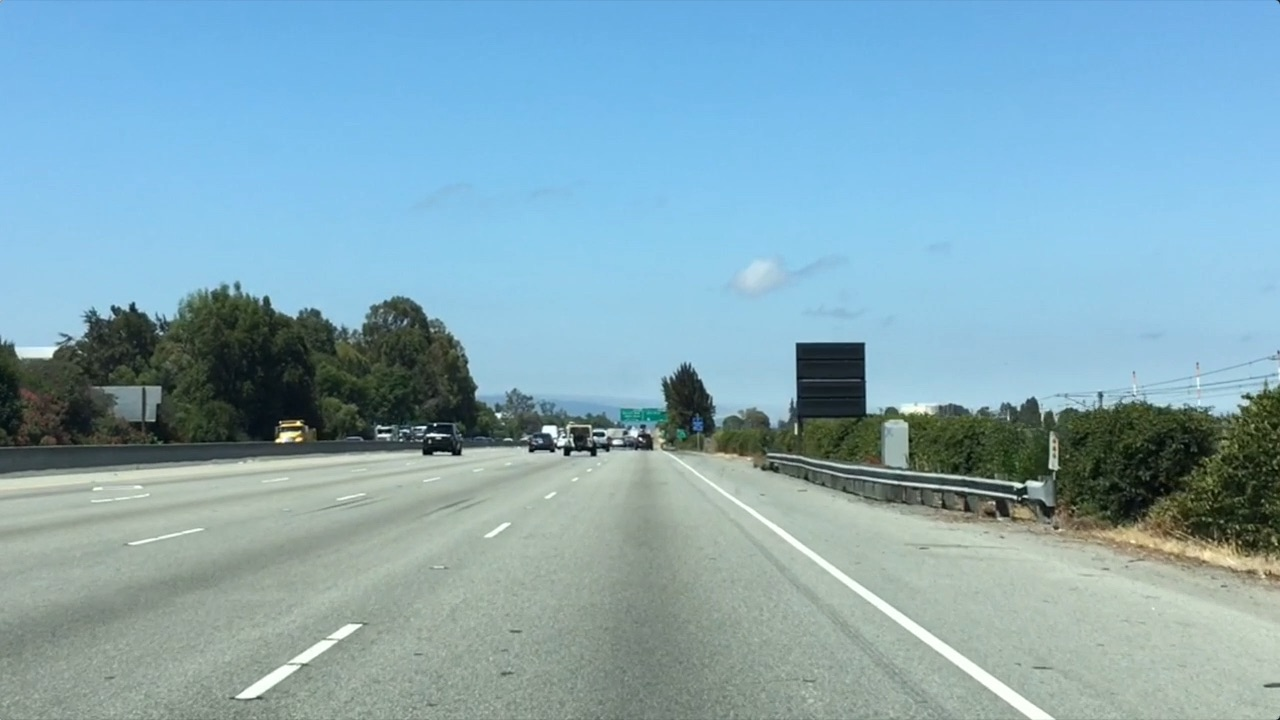
#> input picture lesson1/data/test.jpg, 1280 x 720 px
$ python region_masking.py
#> lines starting #> are read from the running program, lines starting #| are printed output that depends on the picture; after the words box and inside, x2 and y2 are one past the last pixel; in counts of white or black regions, pixels touching at a corner belong together
'''Small Python script created during Udacity SDC-NN lesson 1 lectures/labs'''


import matplotlib.pyplot as plt
import matplotlib.image as mpimg
import numpy as np


res_dir = 'res/'
data_dir = 'data/'
img_name = 'test.jpg'
image = mpimg.imread(data_dir + img_name)
#> image is the input picture: shape (720, 1280, 3); mean R, G, B 132, 168.5, 182.1
print('This image is: ', type(image), 'with dimesions:', image.shape)
#| This image is:  <class 'numpy.ndarray'> with dimesions: (720, 1280, 3)

# Pull out the x and y sizes and make a copy of the image
ysize = image.shape[0]
#> ysize = 720
xsize = image.shape[1]
#> xsize = 1280
region_select = np.copy(image)


# Define a triangle region of interest
# Keep in mind the origin (x=0, y=0) is in the upper left in image processing
# Note: if you run this code, you'll find these are not sensible values!!
# But you'll get a chance to play with them soon in a quiz
left_bottom = [xsize/6.5, ysize]
#> left_bottom = [196.9, 720]
right_bottom = [xsize - xsize/6.5, ysize]
#> right_bottom = [1083.1, 720]
apex = [xsize/2, ysize/1.8]
#> apex = [640, 400]


# Fit lines (y=Ax+B) to identify the  3 sided region of interest
# np.polyfit() returns the coefficients [A, B] of the fit
fit_left = np.polyfit((left_bottom[0], apex[0]), (left_bottom[1], apex[1]), 1)
#> fit_left = [-0.722, 862.2]
fit_right = np.polyfit((right_bottom[0], apex[0]), (right_bottom[1], apex[1]), 1)
#> fit_right = [0.722, -62.22]
fit_bottom = np.polyfit((left_bottom[0], right_bottom[0]), (left_bottom[1], right_bottom[1]), 1)
#> fit_bottom = [-2.34e-16, 720]


# Find the region inside the lines
XX, YY = np.meshgrid(np.arange(0, xsize), np.arange(0, ysize))
region_thresholds = (YY > (XX*fit_left[0] + fit_left[1])) & \
                    (YY > (XX*fit_right[0] + fit_right[1])) & \
                    (YY < (XX*fit_bottom[0] + fit_bottom[1]))


# Color pixels red which are inside the region of interest
region_select[region_thresholds] = [255, 0, 0]
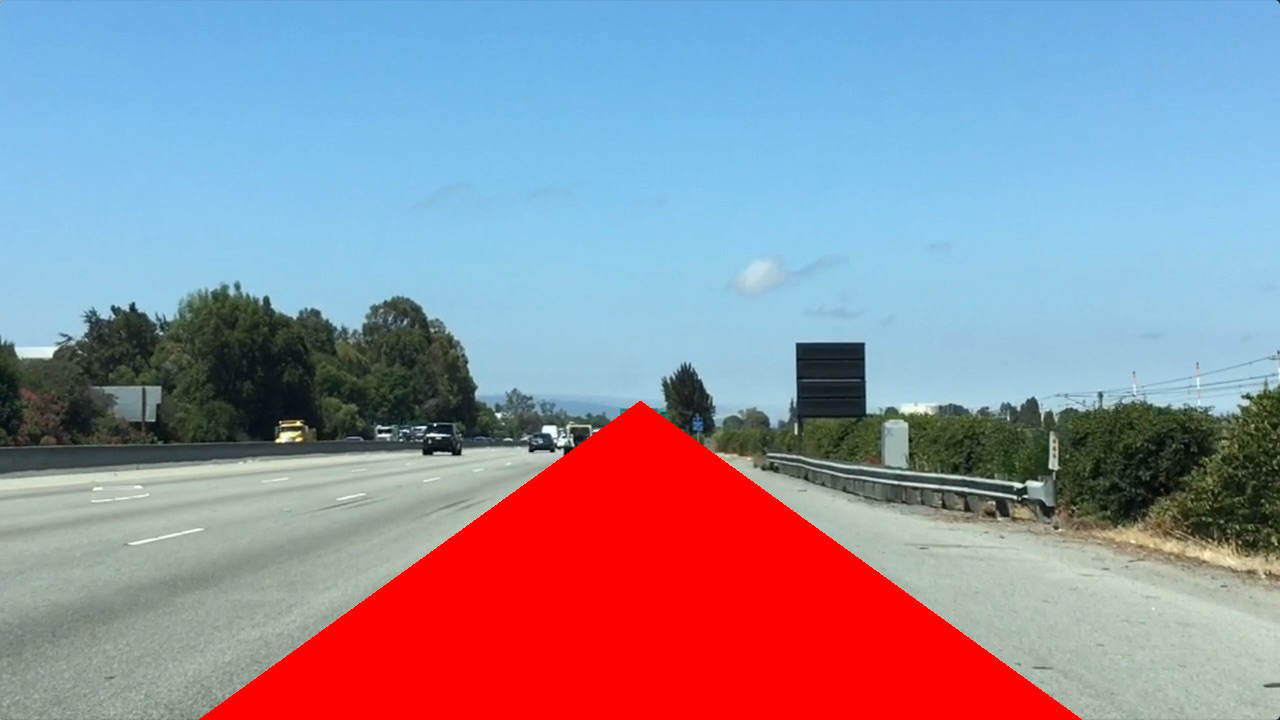
#> region_select: shape (720, 1280, 3); 15.33% of pixels changed, all inside (x1, y1, x2, y2) = (199, 401, 1082, 720)


# Display the image
plt.imshow(region_select)


mpimg.imsave(res_dir + img_name + '.region-post.jpg', region_select)
